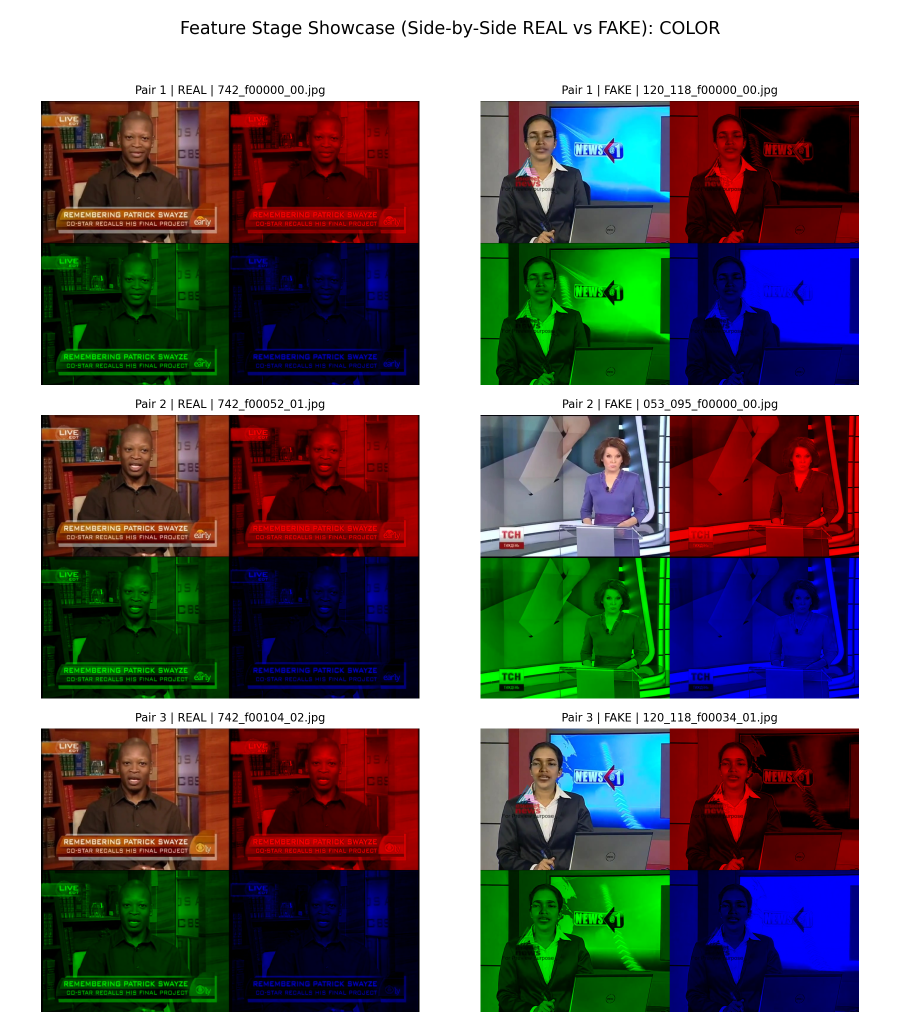
#> input picture feature_benchmark/cifake_analysis/feature_stage_images/color_stage_showcase.png, 1800 x 2051 px (shown at 1/2 size)
$ python -i feature_extraction.py   (imports and definitions only)   (older library calls are emulated)
#> lines starting #> are read from the running program, lines starting #| are printed output that depends on the picture
#> further down, picture is the input picture: shape (2051, 1800, 3); mean B, G, R 106.1, 105.4, 109.8
### UI/deepfake_thesis_app/utils/image_processing.py
from __future__ import annotations

import cv2
import numpy as np


# [6 lines left out: function load_image_from_upload, not called in this run]


def ensure_rgb(image: np.ndarray) -> np.ndarray:
    if image.ndim == 2:
        return cv2.cvtColor(image, cv2.COLOR_GRAY2RGB)
    if image.shape[2] == 4:
        return cv2.cvtColor(image, cv2.COLOR_RGBA2RGB)
    return image


def to_gray(image: np.ndarray) -> np.ndarray:
    image = ensure_rgb(image)
    return cv2.cvtColor(image, cv2.COLOR_RGB2GRAY)
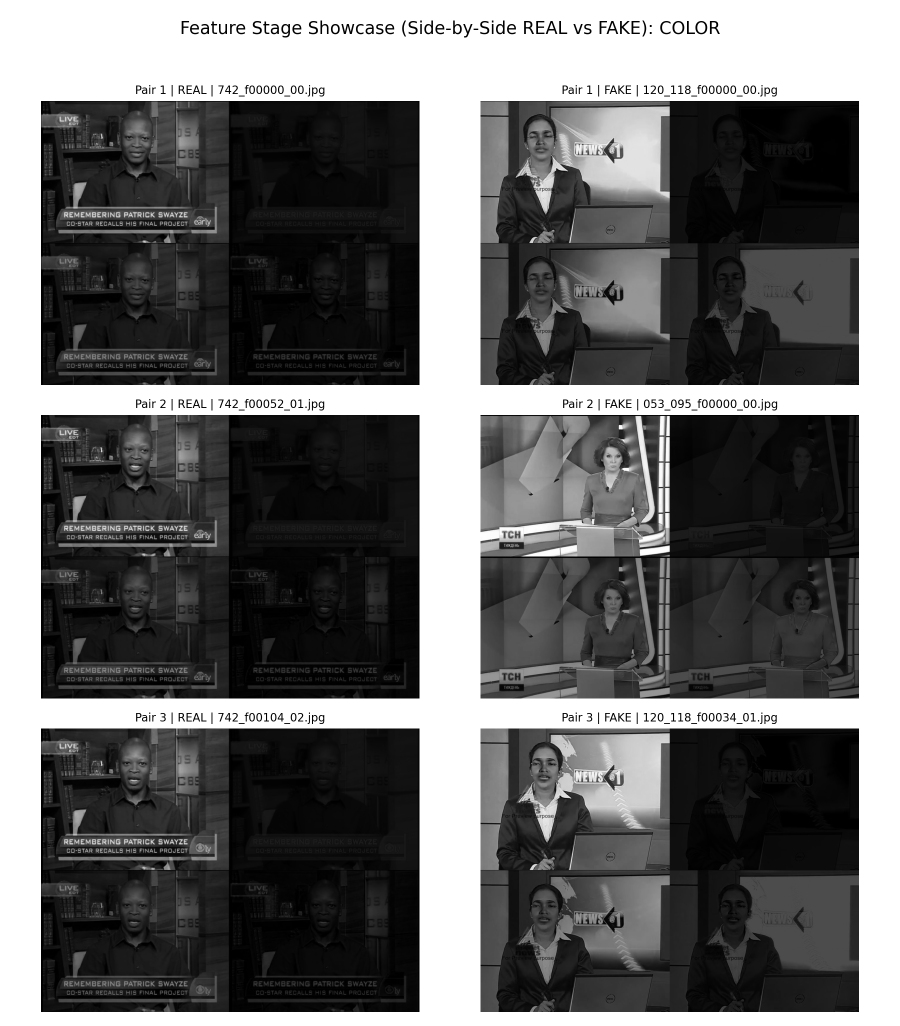
#> returned value: shape (2051, 1800) (shown at 1/2 size); min 0, max 255, mean 106.1


def normalize_map(values: np.ndarray) -> np.ndarray:
    values = values.astype(np.float32)
    min_val = float(values.min())
    max_val = float(values.max())
    if max_val - min_val < 1e-8:
        return np.zeros_like(values, dtype=np.float32)
    return (values - min_val) / (max_val - min_val)


def to_uint8(values: np.ndarray) -> np.ndarray:
    return (255.0 * normalize_map(values)).astype(np.uint8)


# [16 lines left out: function fit_image_to_box, not called in this run]

### UI/deepfake_thesis_app/utils/feature_extraction.py
from __future__ import annotations

import cv2
import numpy as np
from scipy.stats import entropy, kurtosis, skew
from skimage.feature import graycomatrix, graycoprops, local_binary_pattern

from utils.image_processing import normalize_map, to_gray


# [71 lines left out: functions compute_fft_features, compute_noise_residual, compute_texture_features, compute_glcm_features, compute_gabor_response, not called in this run]


def compute_patch_anomaly_map(image: np.ndarray, patch_size: int = 32) -> dict:
    gray = to_gray(image).astype(np.float32)
    height, width = gray.shape
#> height = 2051; width = 1800

    rows = int(np.ceil(height / patch_size))
#> rows = 65
    cols = int(np.ceil(width / patch_size))
#> cols = 57

    anomaly_grid = np.zeros((rows, cols), dtype=np.float32)

    for row in range(rows):
        for col in range(cols):
            y0, y1 = row * patch_size, min((row + 1) * patch_size, height)
            x0, x1 = col * patch_size, min((col + 1) * patch_size, width)
            patch = gray[y0:y1, x0:x1]

            patch_blur = cv2.GaussianBlur(patch, (5, 5), 0)
            residual = patch - patch_blur
            residual_score = float(np.std(residual))

            patch_fft = np.fft.fftshift(np.fft.fft2(patch))
            magnitude = np.log1p(np.abs(patch_fft))
            freq_score = float(np.mean(magnitude))

            gx = cv2.Sobel(patch, cv2.CV_32F, 1, 0, ksize=3)
            gy = cv2.Sobel(patch, cv2.CV_32F, 0, 1, ksize=3)
            grad_score = float(np.std(cv2.magnitude(gx, gy)))

            anomaly_grid[row, col] = 0.45 * residual_score + 0.35 * freq_score + 0.20 * grad_score
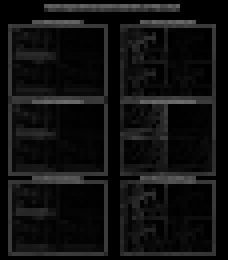
#> anomaly_grid: shape (65, 57) float32 (shown 4 times larger); min 0.00385, max 108.6, mean 16.6

    anomaly_grid = normalize_map(anomaly_grid)
#> in normalize_map, `min_val = float(values.min())`: min_val = 0.00385
#> in normalize_map, `max_val = float(values.max())`: max_val = 108.6
#> in normalize_map, `return (values - min_val) / (max_val - min_val)`:
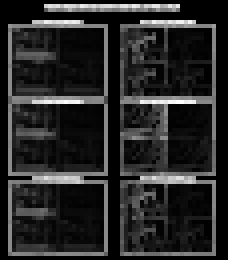
#> returned value: shape (65, 57) float32 (shown 4 times larger); min 0, max 1, mean 0.153
    anomaly_map = cv2.resize(anomaly_grid, (width, height), interpolation=cv2.INTER_CUBIC)
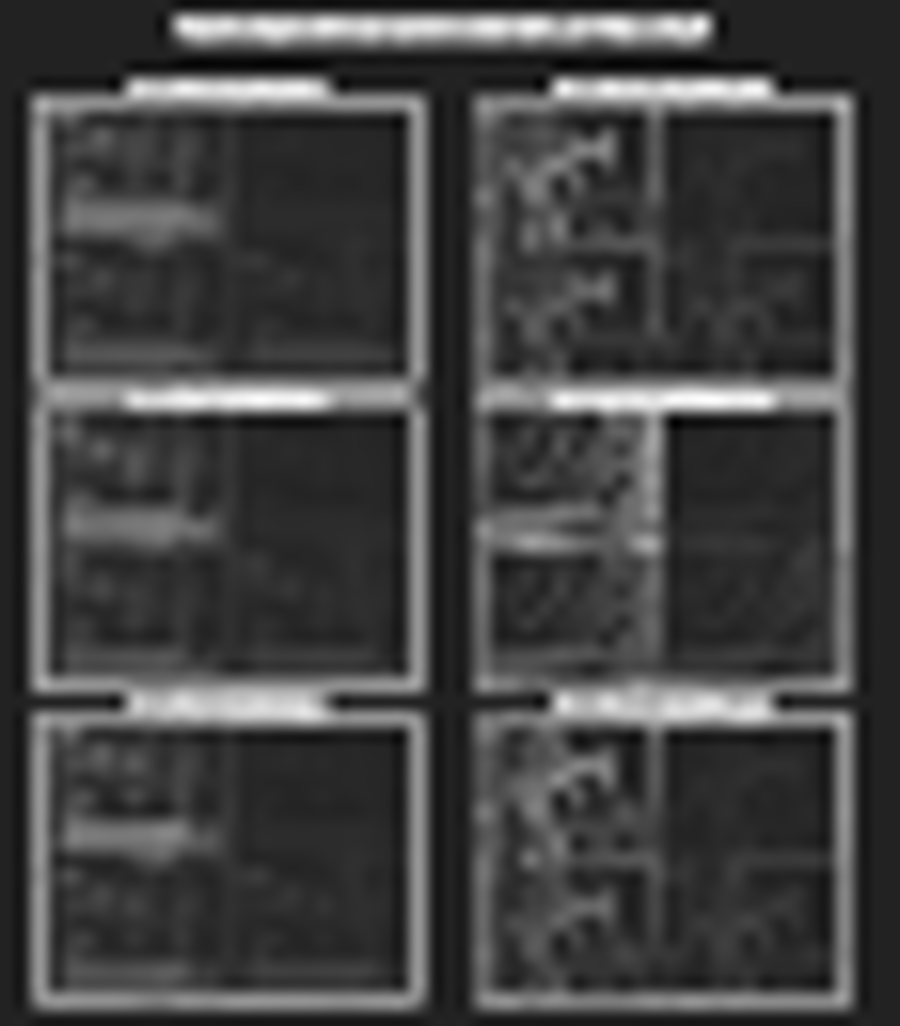
#> anomaly_map: shape (2051, 1800) float32 (shown at 1/2 size); min -0.162, max 1.04, mean 0.153; drawn with min black and max white
    anomaly_map = normalize_map(anomaly_map)

    return {
        "anomaly_grid": anomaly_grid,
        "anomaly_map": anomaly_map,
        "rows": rows,
        "cols": cols,
    }


# [27 lines left out: functions compute_color_statistics, compute_intensity_statistics, not called in this run]

>>> import cv2
>>> picture = cv2.imread('../../../feature_benchmark/cifake_analysis/feature_stage_images/color_stage_showcase.png')
>>> result = compute_patch_anomaly_map(picture)
#> result = 4 items

$ run again, on feature_benchmark/cifake_analysis/feature_stage_images/dct_stage_showcase.png
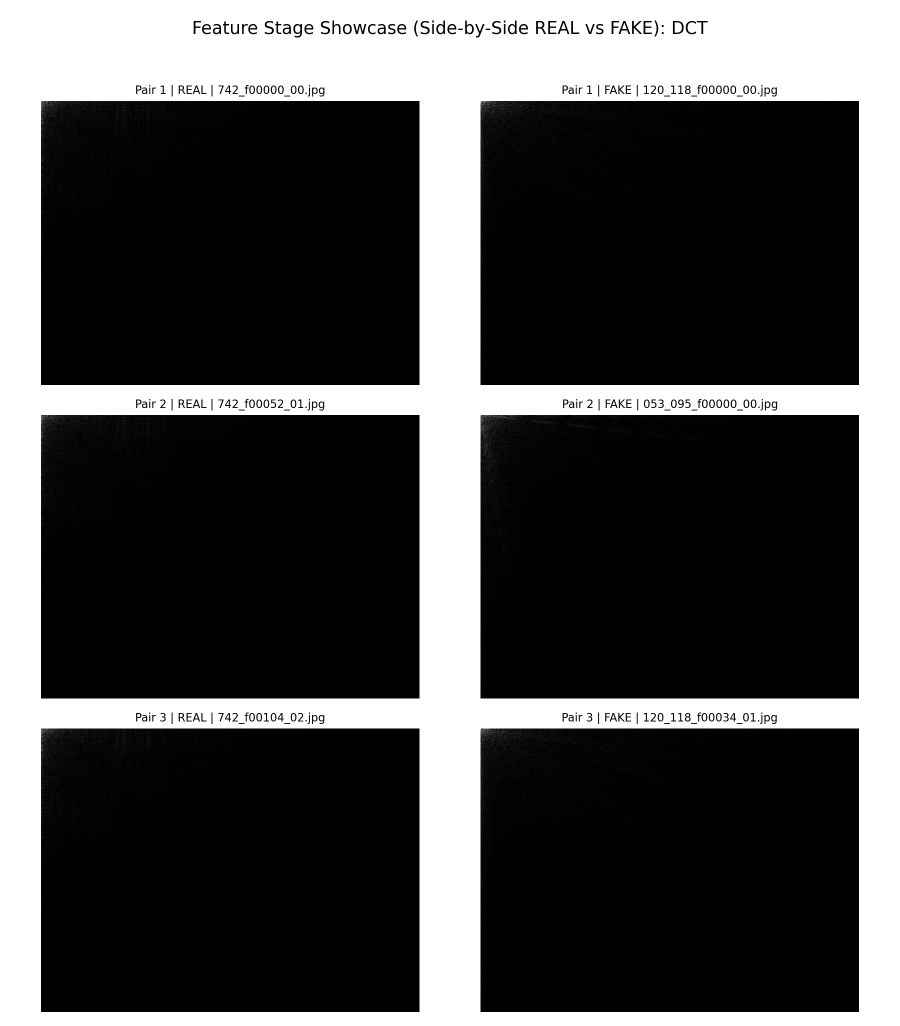
#> input picture feature_benchmark/cifake_analysis/feature_stage_images/dct_stage_showcase.png, 1800 x 2051 px (shown at 1/2 size)
#> picture is the input picture: shape (2051, 1800, 3); min 0, max 255, mean 76.3
#> after the loop in compute_patch_anomaly_map, `for row in range(rows):`:
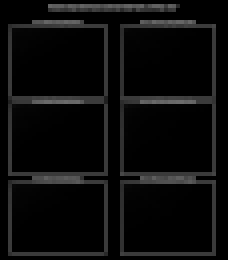
#> anomaly_grid: shape (65, 57) float32 (shown 4 times larger); min 0, max 108.5, mean 11.2
#> min_val = 0
#> max_val = 108.5
#> in compute_patch_anomaly_map, `anomaly_map = cv2.resize(anomaly_grid, (width, height), interpolation=..`:
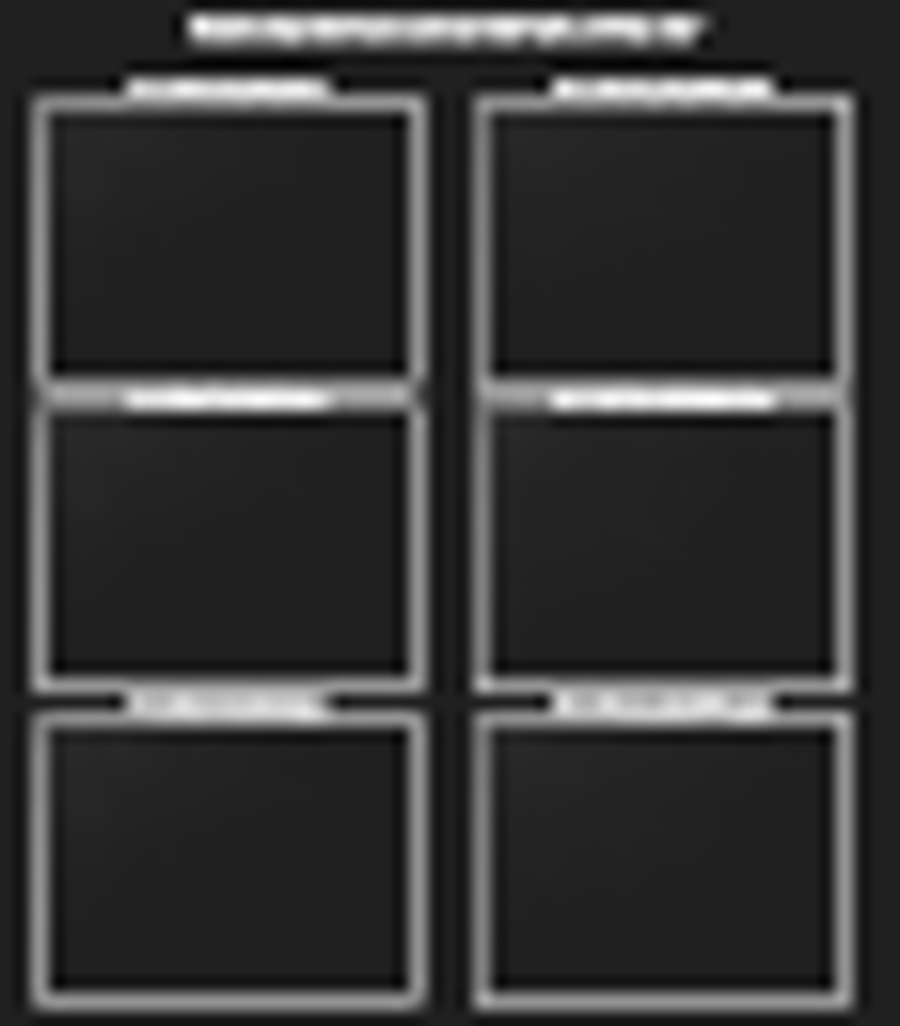
#> anomaly_map: shape (2051, 1800) float32 (shown at 1/2 size); min -0.152, max 1.05, mean 0.104; drawn with min black and max white
#> result = 4 items

$ run again, on feature_benchmark/cifake_analysis/feature_stage_images/fft_stage_showcase.png
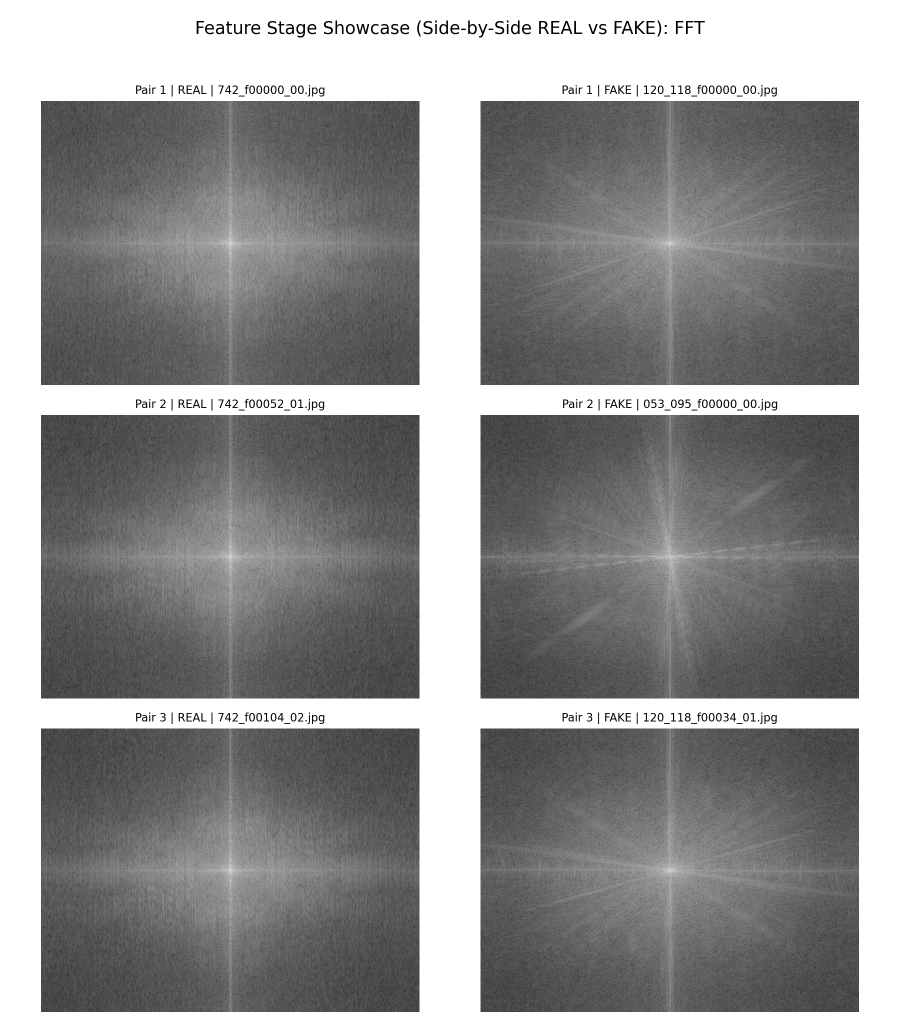
#> input picture feature_benchmark/cifake_analysis/feature_stage_images/fft_stage_showcase.png, 1800 x 2051 px (shown at 1/2 size)
#> picture is the input picture: shape (2051, 1800, 3); min 0, max 255, mean 145.3
#> after the loop in compute_patch_anomaly_map, `for row in range(rows):`:
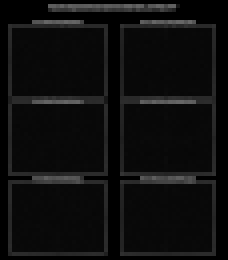
#> anomaly_grid: shape (65, 57) float32 (shown 4 times larger); min 0.00426, max 103.9, mean 14.1
#> min_val = 0.00426
#> max_val = 103.9
#> in compute_patch_anomaly_map, `anomaly_map = cv2.resize(anomaly_grid, (width, height), interpolation=..`:
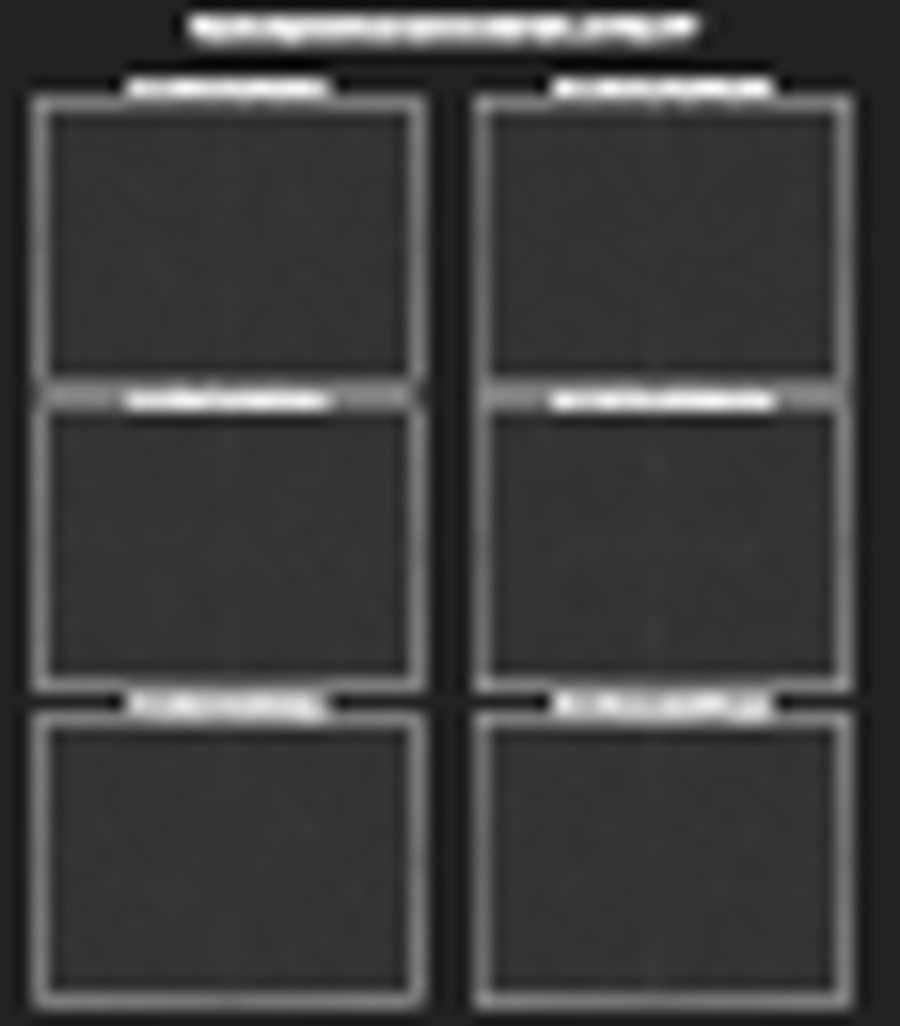
#> anomaly_map: shape (2051, 1800) float32 (shown at 1/2 size); min -0.16, max 1.03, mean 0.136; drawn with min black and max white
#> result = 4 items

$ run again, on feature_benchmark/cifake_analysis/feature_stage_images/intensity_stage_showcase.png
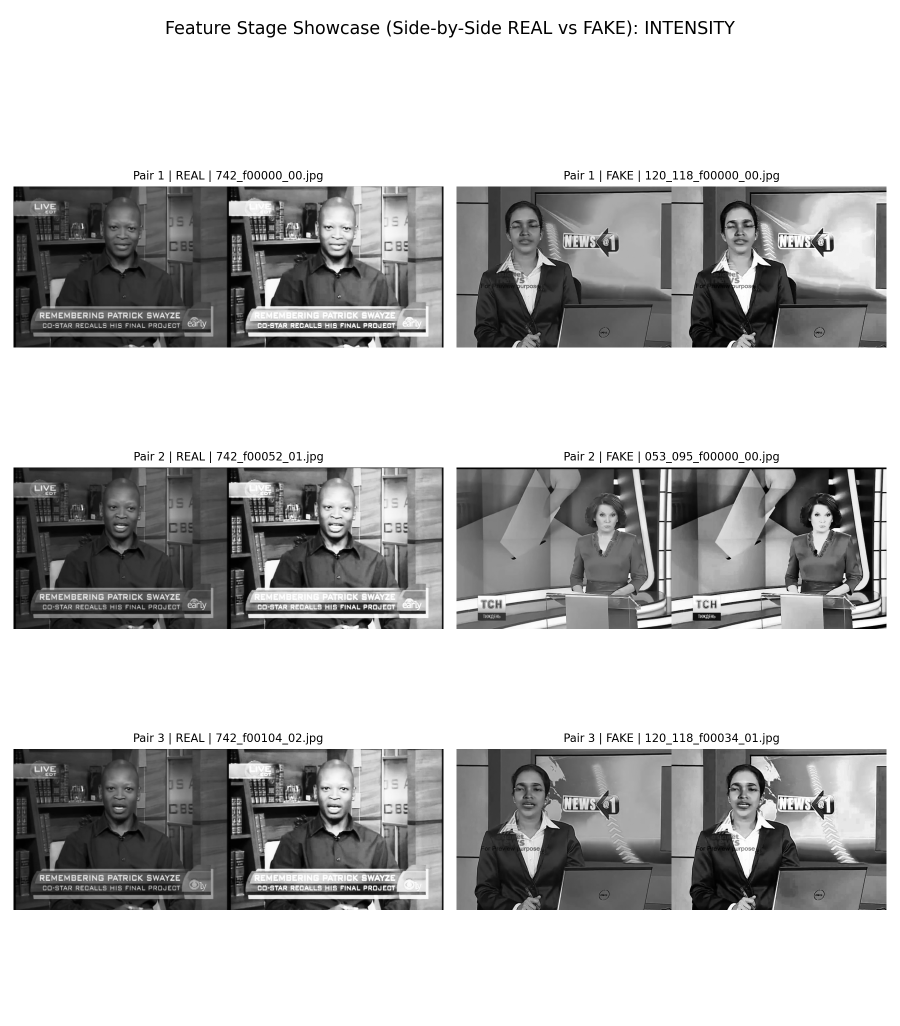
#> input picture feature_benchmark/cifake_analysis/feature_stage_images/intensity_stage_showcase.png, 1800 x 2051 px (shown at 1/2 size)
#> picture is the input picture: shape (2051, 1800, 3); min 0, max 255, mean 187.7
#> after the loop in compute_patch_anomaly_map, `for row in range(rows):`:
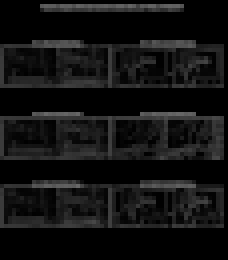
#> anomaly_grid: shape (65, 57) float32 (shown 4 times larger); min 0.00426, max 104.2, mean 17.8
#> min_val = 0.00426
#> max_val = 104.2
#> in compute_patch_anomaly_map, `anomaly_map = cv2.resize(anomaly_grid, (width, height), interpolation=..`:
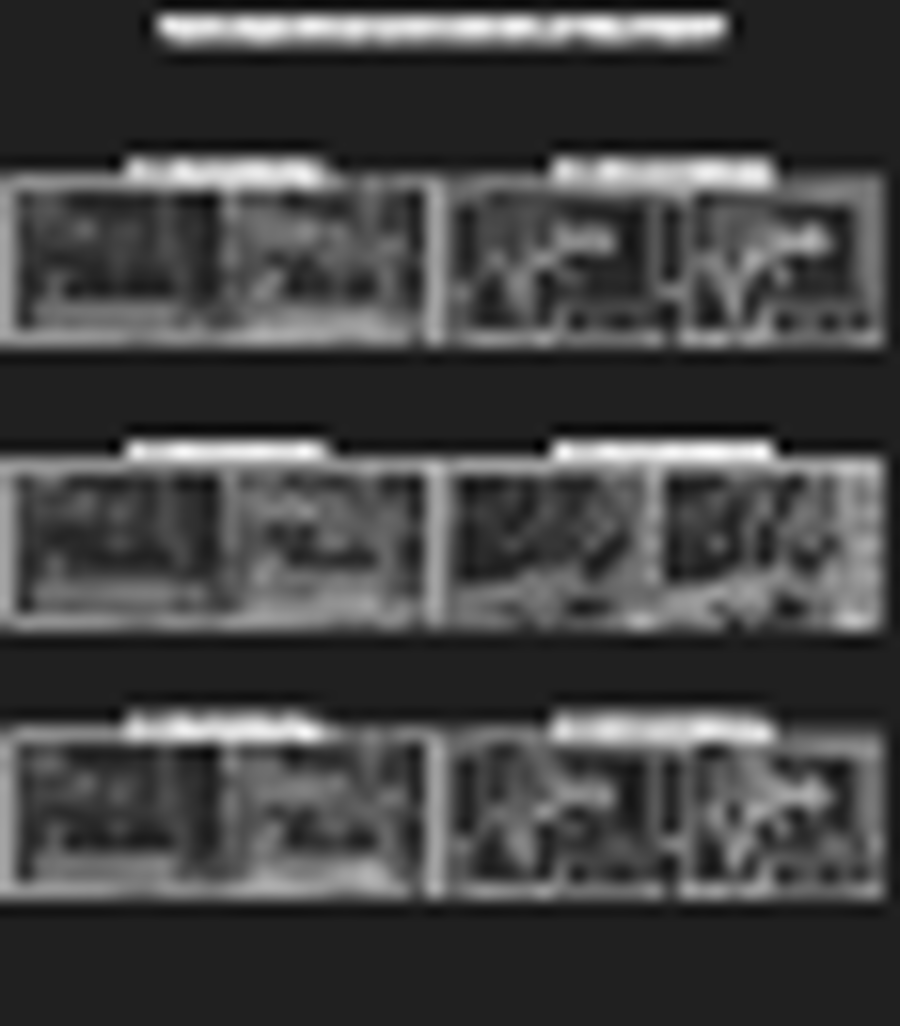
#> anomaly_map: shape (2051, 1800) float32 (shown at 1/2 size); min -0.151, max 1.05, mean 0.171; drawn with min black and max white
#> result = 4 items
